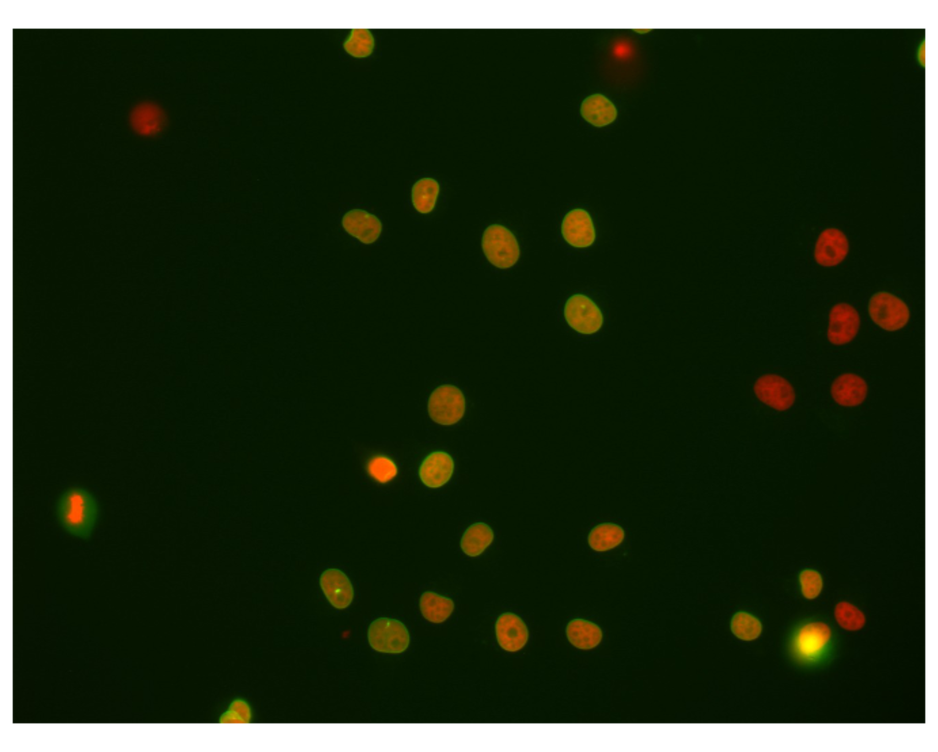
#> input picture data/coloc_example.png, 938 x 752 px, shrunk from 1842 x 1478 before the run
$ jupyter execute coloc_analysis.ipynb
#> lines starting #> are read from the running program, lines starting #| are printed output that depends on the picture; after the words box and inside, x2 and y2 are one past the last pixel; in counts of white or black regions, pixels touching at a corner belong together
# Colocalization Analysis using Image Processing

In this notebook, we will perform colocalization analysis to identify the overlap between different fluorescence channels in an image, specifically looking at red and green channels.

## Image Source
This example uses an image from Heriche et al:
- **License:** [CC BY 4.0](https://creativecommons.org/licenses/by/4.0/)
- **DOI:** [10.1091/mbc.E13-04-0221](https://doi.org/10.1091/mbc.E13-04-0221)
- **Image Link:** [OMERO Image Detail](https://idr.openmicroscopy.org/webclient/img_detail/179719/)

We have downloaded this image and stored it in the `data` folder as `coloc_example.png`.

[cell 1]
# First, we import the necessary libraries
from skimage import io, filters, measure
from skimage.color import rgb2gray
import numpy as np
import matplotlib.pyplot as plt

## Load and Visualize the Image
Let's load the image we stored in the `data` directory and visualize it to understand the different channels.

[cell 2]
# Load the image using skimage's io.imread
image = io.imread('../data/coloc_example.png')
#> image is the input picture: shape (752, 938, 4); mean R, G, B, A 10, 22.6, 0.4, 229.2

# Display the image to visualize its structure
fig, (ax1, ax2) = plt.subplots(1, 2, figsize=(10, 5))
ax1.imshow(image)
ax1.set_title('Original Image')
ax1.axis('off')

# Let's extract and visualize the individual channels
red_channel = image[:, :, 0]
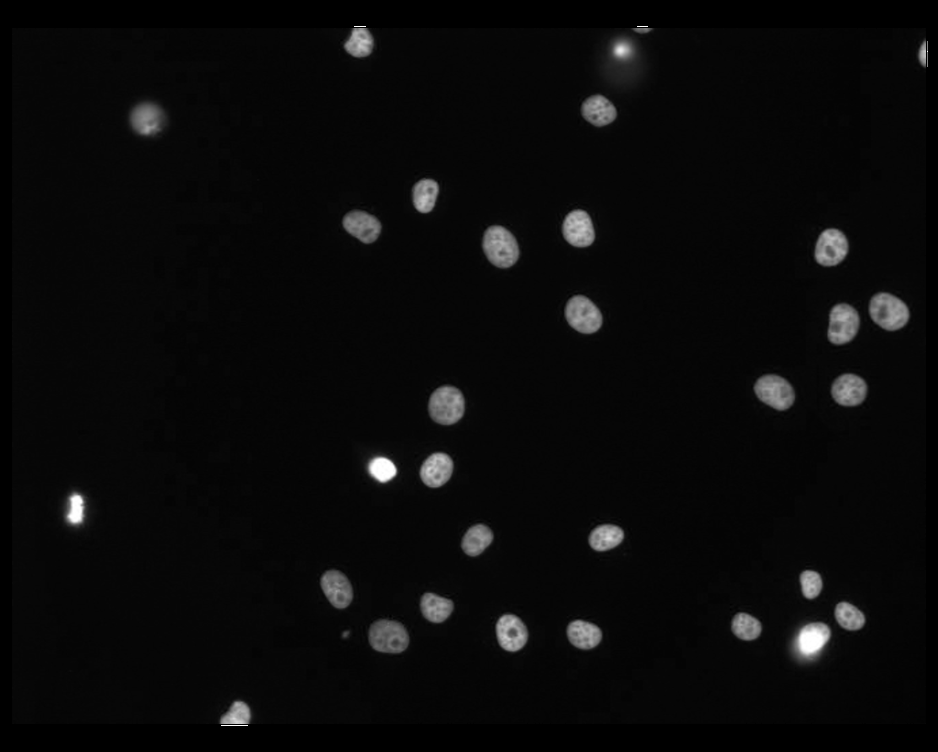
#> red_channel: shape (752, 938); min 0, max 255, mean 10
green_channel = image[:, :, 1]
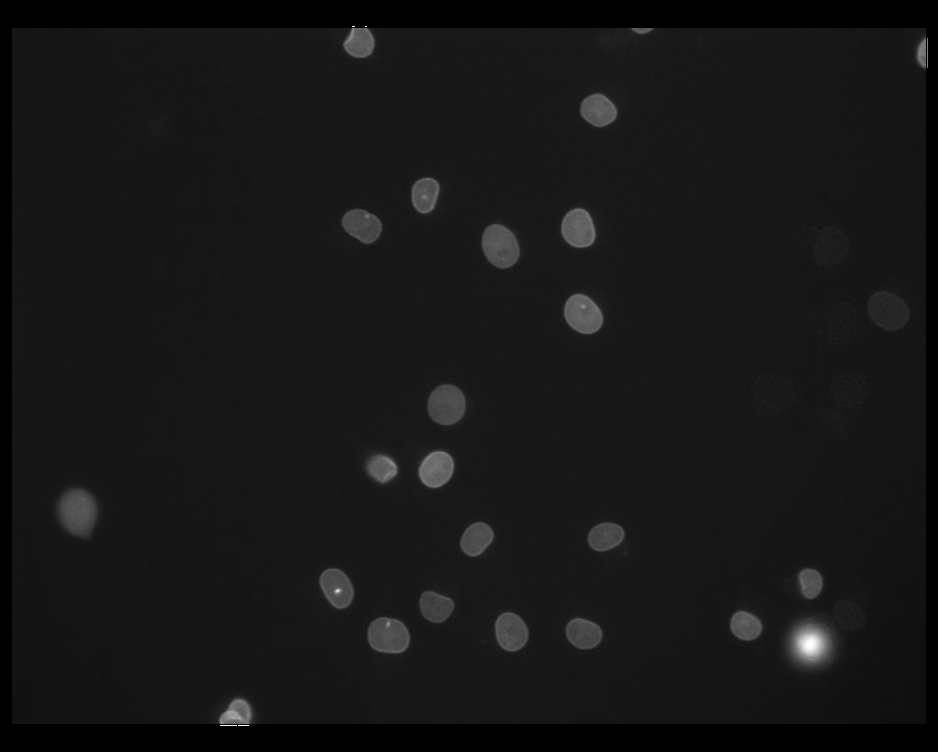
#> green_channel: shape (752, 938); min 0, max 255, mean 22.6
ax2.imshow(np.stack((red_channel, green_channel, np.zeros_like(red_channel)), axis=-1))
ax2.set_title('Red and Green Channels')
ax2.axis('off')
plt.show()
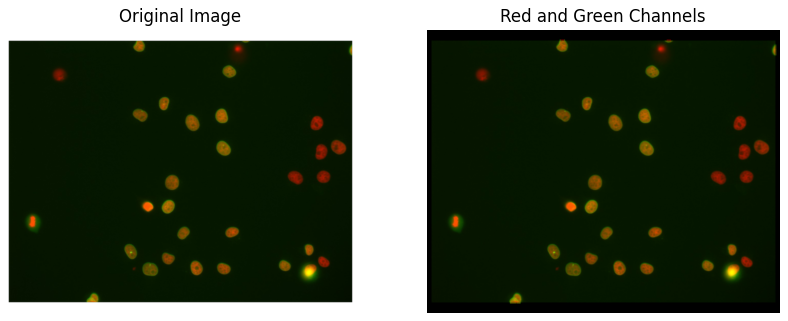
#> figure drawn by matplotlib, 2 panels

## Segmenting the Nuclei
To identify the nuclei in the red and green channels, we will use Otsu's thresholding method from scikit-image to segment the channels.

[cell 3]
# Apply Otsu's threshold to segment nuclei
red_thresh = filters.threshold_otsu(red_channel)
#> red_thresh = 66
green_thresh = filters.threshold_otsu(green_channel)
#> green_thresh = 52

red_nuclei = red_channel > red_thresh
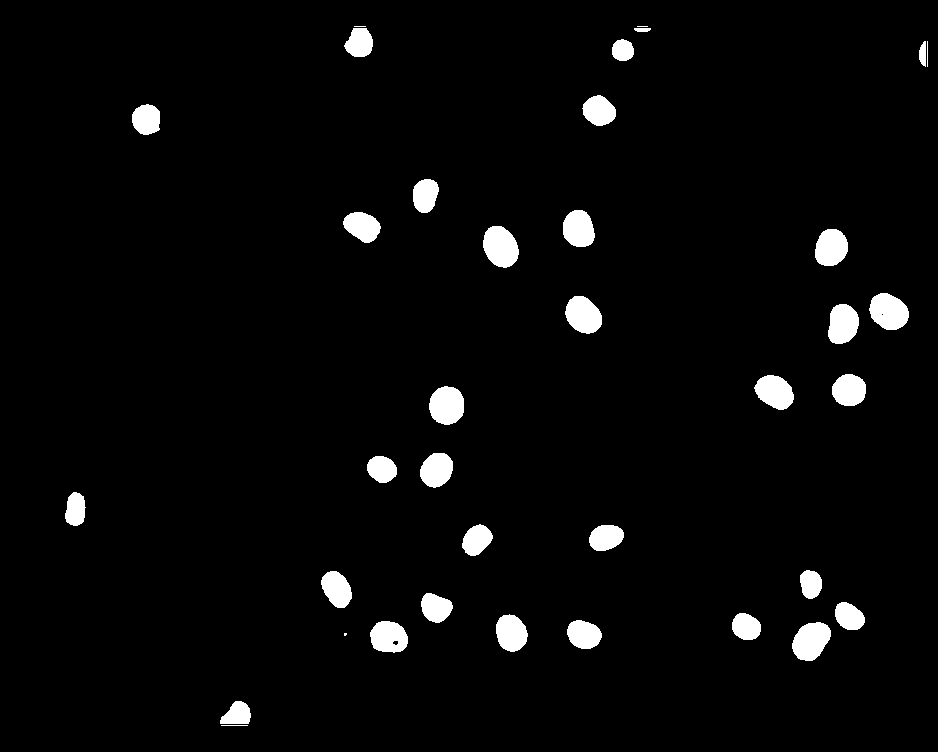
#> red_nuclei: shape (752, 938) bool; 3.5% white; 37 white regions (3 under 20 px), largest, box (x1, y1, x2, y2) and area: (483, 226, 519, 268) 1139, (792, 622, 831, 661) 1106, (869, 293, 909, 330) 1104
green_nuclei = green_channel > green_thresh
#> green_nuclei: shape (752, 938) bool; 3.2% white; 29 white regions (4 under 20 px), largest, box (x1, y1, x2, y2) and area: (787, 618, 835, 668) 1836, (59, 489, 97, 536) 1350, (482, 224, 520, 269) 1301

## Label the Segmented Nuclei
We will label the connected regions in the segmented images for further analysis.

[cell 4]
# Label connected components in the segmented binary images
red_labels = measure.label(red_nuclei)
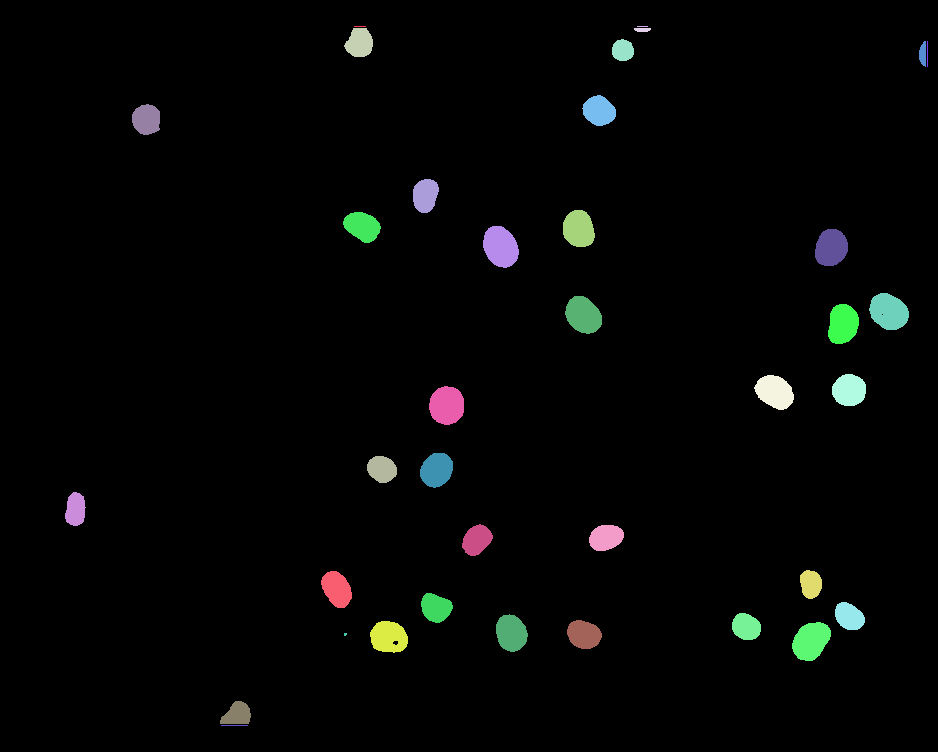
#> red_labels: shape (752, 938) int32; 38 distinct labels, from 0 to 37; one colour per label, 0 black
green_labels = measure.label(green_nuclei)
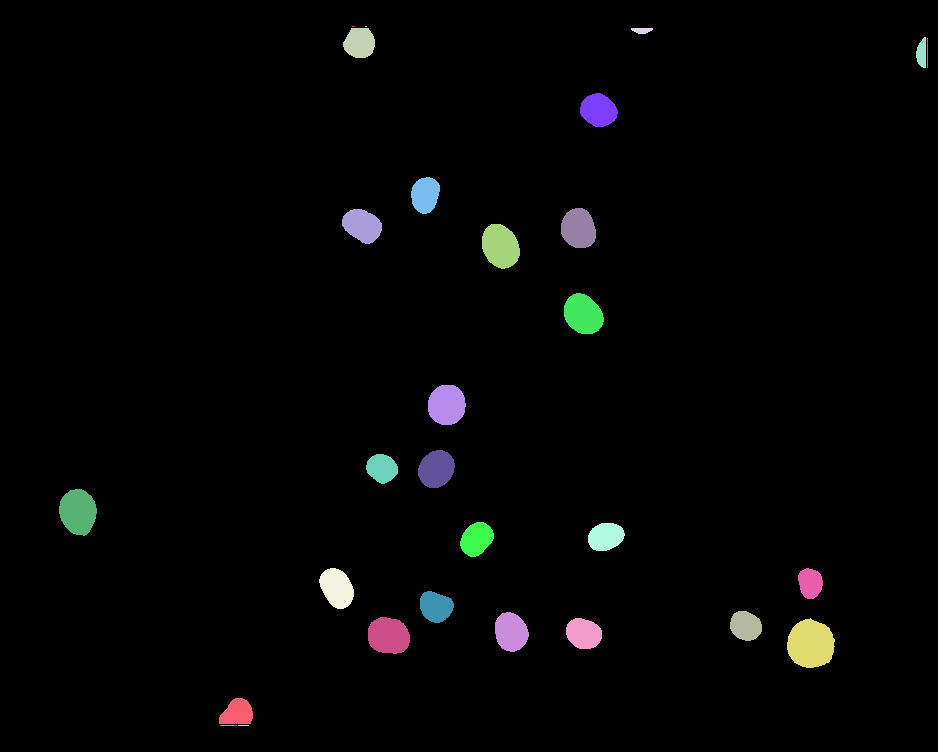
#> green_labels: shape (752, 938) int32; 30 distinct labels, from 0 to 29; one colour per label, 0 black

# Logical AND to find common areas/nuclei
common_nuclei = np.logical_and(red_nuclei, green_nuclei)
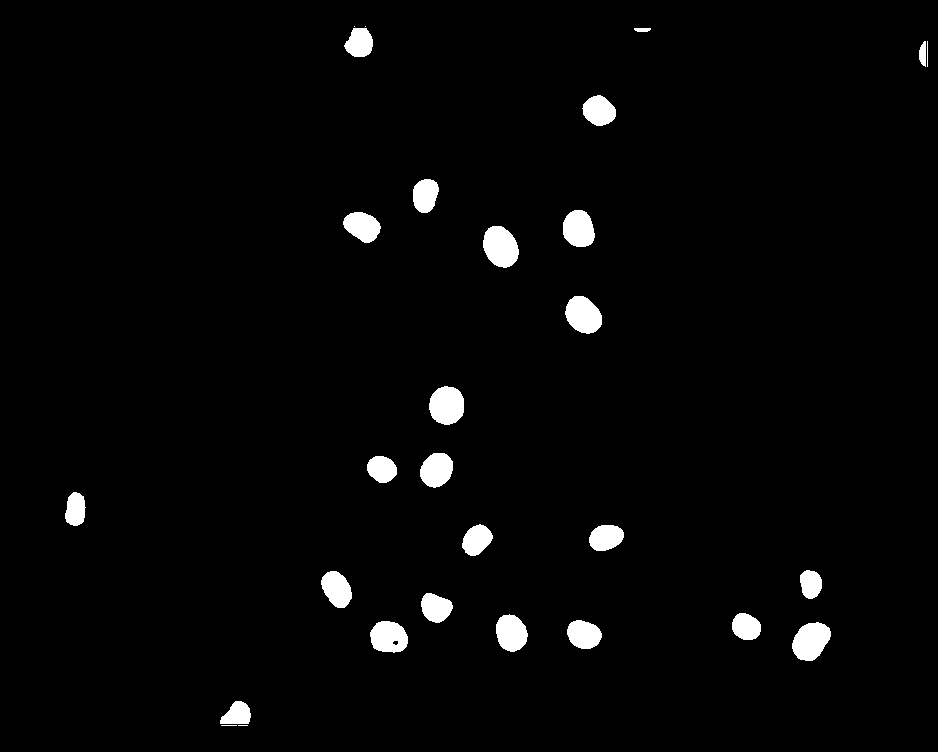
#> common_nuclei: shape (752, 938) bool; 2.5% white; 29 white regions (4 under 20 px), largest, box (x1, y1, x2, y2) and area: (483, 226, 519, 268) 1139, (792, 622, 831, 661) 1097, (429, 386, 464, 425) 1086
common_labels = measure.label(common_nuclei)
#> common_labels: shape (752, 938) int32; 30 distinct labels, from 0 to 29

# Compute number of nuclei
red_nuclei_count = np.unique(red_labels[red_labels > 0]).size
#> red_nuclei_count = 37
common_nuclei_count = np.unique(common_labels[common_labels > 0]).size
#> common_nuclei_count = 29

# Compute the ratio of colocalized (red AND green) nuclei
ratio = common_nuclei_count / red_nuclei_count if red_nuclei_count > 0 else 0
#> ratio = 0.784

print(f"Number of red nuclei: {red_nuclei_count}")
#| Number of red nuclei: 37
print(f"Number of colocalized nuclei (red & green): {common_nuclei_count}")
#| Number of colocalized nuclei (red & green): 29
print(f"Ratio of colocalized nuclei: {ratio:.2f}")
#| Ratio of colocalized nuclei: 0.78

$ run again, with data/hela-cells-8bit.png copied over data/coloc_example.png
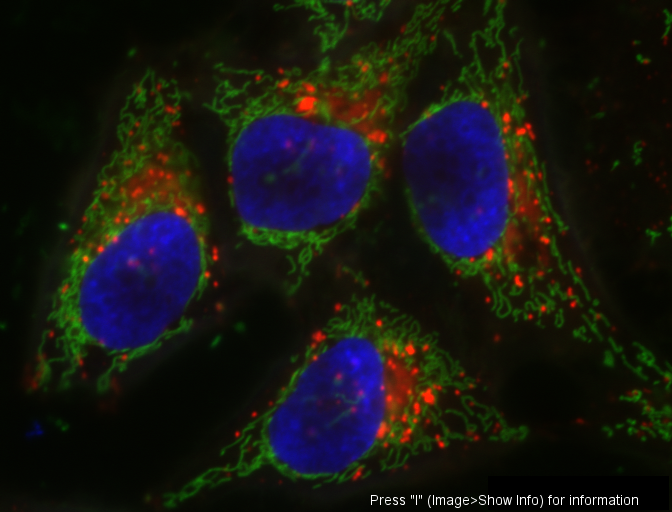
#> input picture data/hela-cells-8bit.png, 672 x 512 px
#> image is the input picture: shape (512, 672, 3); mean R, G, B 22.6, 22.7, 19.2
#> `plt.show()`:
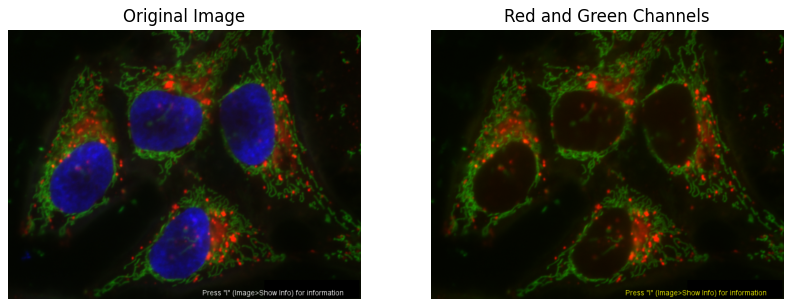
#> figure drawn by matplotlib, 2 panels
#> red_thresh = 63
#> green_thresh = 38
#> red_nuclei: shape (512, 672) bool; 5.3% white; 198 white regions (87 under 20 px), largest, box (x1, y1, x2, y2) and area: (375, 339, 443, 440) 3440, (294, 81, 388, 145) 3160, (112, 164, 206, 226) 3054
#> green_nuclei: shape (512, 672) bool; 17.1% white; 175 white regions (73 under 20 px), largest, box (x1, y1, x2, y2) and area: (37, 69, 216, 388) 14017, (203, 0, 450, 276) 12801, (398, 0, 569, 322) 9875
#> red_labels: shape (512, 672) int32; 199 distinct labels, from 0 to 198
#> green_labels: shape (512, 672) int32; 176 distinct labels, from 0 to 175
#> common_nuclei: shape (512, 672) bool; 3.4% white; 177 white regions (99 under 20 px), largest, box (x1, y1, x2, y2) and area: (112, 169, 203, 226) 2356, (294, 81, 387, 145) 1791, (375, 380, 442, 440) 1536
#> `common_labels = measure.label(common_nuclei)`:
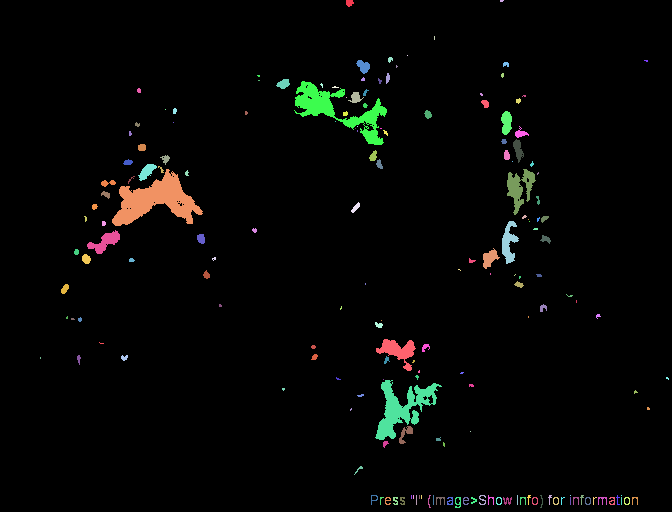
#> common_labels: shape (512, 672) int32; 178 distinct labels, from 0 to 177; one colour per label, 0 black
#| Number of red nuclei: 198
#| Number of colocalized nuclei (red & green): 177
#| Ratio of colocalized nuclei: 0.89
